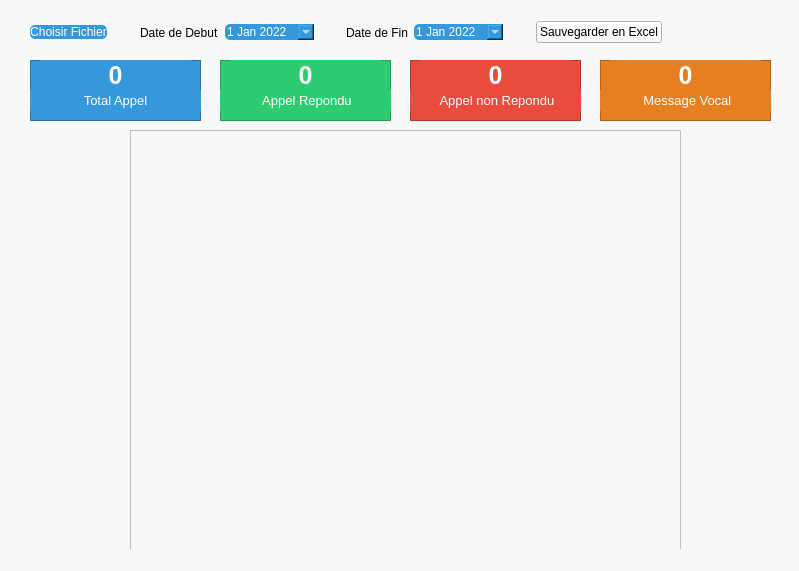
<?xml version="1.0" encoding="UTF-8"?>
<ui version="4.0">
 <class>MainWindow</class>
 <widget class="QMainWindow" name="MainWindow">
  <property name="geometry">
   <rect>
    <x>0</x>
    <y>0</y>
    <width>799</width>
    <height>571</height>
   </rect>
  </property>
  <property name="maximumSize">
   <size>
    <width>799</width>
    <height>571</height>
   </size>
  </property>
  <property name="font">
   <font>
    <weight>75</weight>
    <bold>true</bold>
   </font>
  </property>
  <property name="windowTitle">
   <string>MainWindow</string>
  </property>
  <property name="styleSheet">
   <string notr="true">background-color: rgb(247, 249, 249)</string>
  </property>
  <widget class="QWidget" name="centralwidget">
   <widget class="QTableWidget" name="TableWidgetRecapAppel">
    <property name="geometry">
     <rect>
      <x>130</x>
      <y>130</y>
      <width>551</width>
      <height>421</height>
     </rect>
    </property>
   </widget>
   <widget class="QFrame" name="FrameAppelRepondu">
    <property name="geometry">
     <rect>
      <x>220</x>
      <y>60</y>
      <width>171</width>
      <height>61</height>
     </rect>
    </property>
    <property name="styleSheet">
     <string notr="true">background-color: rgb(46, 204, 113);
color:rgb(255,255,255)</string>
    </property>
    <property name="frameShape">
     <enum>QFrame::StyledPanel</enum>
    </property>
    <property name="frameShadow">
     <enum>QFrame::Raised</enum>
    </property>
    <widget class="QLabel" name="LabelBanierAppelRepondu">
     <property name="geometry">
      <rect>
       <x>0</x>
       <y>30</y>
       <width>171</width>
       <height>21</height>
      </rect>
     </property>
     <property name="font">
      <font>
       <pointsize>10</pointsize>
      </font>
     </property>
     <property name="text">
      <string> Appel Repondu</string>
     </property>
     <property name="alignment">
      <set>Qt::AlignCenter</set>
     </property>
    </widget>
    <widget class="QLabel" name="LabelAppelRepondu">
     <property name="geometry">
      <rect>
       <x>10</x>
       <y>0</y>
       <width>151</width>
       <height>31</height>
      </rect>
     </property>
     <property name="font">
      <font>
       <pointsize>19</pointsize>
       <weight>75</weight>
       <bold>true</bold>
      </font>
     </property>
     <property name="text">
      <string>0</string>
     </property>
     <property name="alignment">
      <set>Qt::AlignCenter</set>
     </property>
    </widget>
   </widget>
   <widget class="QFrame" name="FrameAppelNonRepondu">
    <property name="geometry">
     <rect>
      <x>410</x>
      <y>60</y>
      <width>171</width>
      <height>61</height>
     </rect>
    </property>
    <property name="styleSheet">
     <string notr="true">background-color: rgb(231, 76, 60);
color:rgb(255,255,255)</string>
    </property>
    <property name="frameShape">
     <enum>QFrame::StyledPanel</enum>
    </property>
    <property name="frameShadow">
     <enum>QFrame::Raised</enum>
    </property>
    <widget class="QLabel" name="LabelAppelRefuse">
     <property name="geometry">
      <rect>
       <x>10</x>
       <y>0</y>
       <width>151</width>
       <height>31</height>
      </rect>
     </property>
     <property name="font">
      <font>
       <pointsize>19</pointsize>
       <weight>75</weight>
       <bold>true</bold>
      </font>
     </property>
     <property name="text">
      <string>0</string>
     </property>
     <property name="alignment">
      <set>Qt::AlignCenter</set>
     </property>
    </widget>
    <widget class="QLabel" name="LabelBanierAppelNonRepondu">
     <property name="geometry">
      <rect>
       <x>0</x>
       <y>30</y>
       <width>171</width>
       <height>21</height>
      </rect>
     </property>
     <property name="font">
      <font>
       <pointsize>10</pointsize>
      </font>
     </property>
     <property name="text">
      <string> Appel non Repondu</string>
     </property>
     <property name="alignment">
      <set>Qt::AlignCenter</set>
     </property>
    </widget>
   </widget>
   <widget class="QFrame" name="FrameAppelTotal">
    <property name="geometry">
     <rect>
      <x>30</x>
      <y>60</y>
      <width>171</width>
      <height>61</height>
     </rect>
    </property>
    <property name="styleSheet">
     <string notr="true">background-color: rgb(52, 152, 219);
color:rgb(255,255,255)</string>
    </property>
    <property name="frameShape">
     <enum>QFrame::StyledPanel</enum>
    </property>
    <property name="frameShadow">
     <enum>QFrame::Raised</enum>
    </property>
    <widget class="QLabel" name="LabelBanierAppelTotal">
     <property name="geometry">
      <rect>
       <x>0</x>
       <y>30</y>
       <width>171</width>
       <height>21</height>
      </rect>
     </property>
     <property name="font">
      <font>
       <pointsize>10</pointsize>
      </font>
     </property>
     <property name="text">
      <string>Total Appel</string>
     </property>
     <property name="alignment">
      <set>Qt::AlignCenter</set>
     </property>
    </widget>
    <widget class="QLabel" name="LabelAppelTotal">
     <property name="geometry">
      <rect>
       <x>10</x>
       <y>0</y>
       <width>151</width>
       <height>31</height>
      </rect>
     </property>
     <property name="font">
      <font>
       <pointsize>19</pointsize>
       <weight>75</weight>
       <bold>true</bold>
      </font>
     </property>
     <property name="text">
      <string>0</string>
     </property>
     <property name="alignment">
      <set>Qt::AlignCenter</set>
     </property>
    </widget>
   </widget>
   <widget class="QFrame" name="FrameMessageVocal">
    <property name="geometry">
     <rect>
      <x>600</x>
      <y>60</y>
      <width>171</width>
      <height>61</height>
     </rect>
    </property>
    <property name="styleSheet">
     <string notr="true">background-color: rgb(230, 126, 34);
color:rgb(255,255,255)</string>
    </property>
    <property name="frameShape">
     <enum>QFrame::StyledPanel</enum>
    </property>
    <property name="frameShadow">
     <enum>QFrame::Raised</enum>
    </property>
    <widget class="QLabel" name="LabelBanierMessageVocal">
     <property name="geometry">
      <rect>
       <x>0</x>
       <y>30</y>
       <width>171</width>
       <height>21</height>
      </rect>
     </property>
     <property name="font">
      <font>
       <pointsize>10</pointsize>
      </font>
     </property>
     <property name="text">
      <string> Message Vocal</string>
     </property>
     <property name="alignment">
      <set>Qt::AlignCenter</set>
     </property>
    </widget>
    <widget class="QLabel" name="LabelMessageVocal">
     <property name="geometry">
      <rect>
       <x>10</x>
       <y>0</y>
       <width>151</width>
       <height>31</height>
      </rect>
     </property>
     <property name="font">
      <font>
       <pointsize>19</pointsize>
       <weight>75</weight>
       <bold>true</bold>
      </font>
     </property>
     <property name="text">
      <string>0</string>
     </property>
     <property name="alignment">
      <set>Qt::AlignCenter</set>
     </property>
    </widget>
   </widget>
   <widget class="QWidget" name="">
    <property name="geometry">
     <rect>
      <x>30</x>
      <y>20</y>
      <width>632</width>
      <height>25</height>
     </rect>
    </property>
    <layout class="QHBoxLayout" name="horizontalLayout_3">
     <item>
      <widget class="QPushButton" name="pushButton">
       <property name="styleSheet">
        <string notr="true">color: rgb(255, 255, 255);
font: 10pt &quot;MS Shell Dlg 2&quot;;
background-color: rgb(52, 152, 219);
borser-style:outset;
border-width:2px;
border-radius:5px;
border-color:#fff
</string>
       </property>
       <property name="text">
        <string>Choisir Fichier</string>
       </property>
      </widget>
     </item>
     <item>
      <spacer name="horizontalSpacer">
       <property name="orientation">
        <enum>Qt::Horizontal</enum>
       </property>
       <property name="sizeHint" stdset="0">
        <size>
         <width>40</width>
         <height>20</height>
        </size>
       </property>
      </spacer>
     </item>
     <item>
      <layout class="QHBoxLayout" name="horizontalLayout">
       <item>
        <widget class="QLabel" name="LabelDateEdit">
         <property name="text">
          <string>Date de Debut</string>
         </property>
        </widget>
       </item>
       <item>
        <widget class="QDateEdit" name="EditDate">
         <property name="toolTip">
          <string>&lt;html&gt;&lt;head/&gt;&lt;body&gt;&lt;p align=&quot;center&quot;&gt;&lt;br/&gt;&lt;/p&gt;&lt;/body&gt;&lt;/html&gt;</string>
         </property>
         <property name="styleSheet">
          <string notr="true">color: rgb(255, 255, 255);
background-color: rgb(52, 152, 219);
borser-style:outset;
border-width:2px;
border-radius:5px;
border-color:#fff</string>
         </property>
         <property name="calendarPopup">
          <bool>true</bool>
         </property>
         <property name="date">
          <date>
           <year>2022</year>
           <month>1</month>
           <day>1</day>
          </date>
         </property>
        </widget>
       </item>
      </layout>
     </item>
     <item>
      <spacer name="horizontalSpacer_2">
       <property name="orientation">
        <enum>Qt::Horizontal</enum>
       </property>
       <property name="sizeHint" stdset="0">
        <size>
         <width>40</width>
         <height>20</height>
        </size>
       </property>
      </spacer>
     </item>
     <item>
      <layout class="QHBoxLayout" name="horizontalLayout_2">
       <item>
        <widget class="QLabel" name="labelDateEdit_2">
         <property name="text">
          <string>Date de Fin</string>
         </property>
        </widget>
       </item>
       <item>
        <widget class="QDateEdit" name="EditDate_2">
         <property name="toolTip">
          <string>&lt;html&gt;&lt;head/&gt;&lt;body&gt;&lt;p align=&quot;center&quot;&gt;&lt;br/&gt;&lt;/p&gt;&lt;/body&gt;&lt;/html&gt;</string>
         </property>
         <property name="styleSheet">
          <string notr="true">color: rgb(255, 255, 255);
background-color: rgb(52, 152, 219);
borser-style:outset;
border-width:2px;
border-radius:5px;
border-color:#fff</string>
         </property>
         <property name="calendarPopup">
          <bool>true</bool>
         </property>
         <property name="date">
          <date>
           <year>2022</year>
           <month>1</month>
           <day>1</day>
          </date>
         </property>
        </widget>
       </item>
      </layout>
     </item>
     <item>
      <spacer name="horizontalSpacer_3">
       <property name="orientation">
        <enum>Qt::Horizontal</enum>
       </property>
       <property name="sizeHint" stdset="0">
        <size>
         <width>40</width>
         <height>20</height>
        </size>
       </property>
      </spacer>
     </item>
     <item>
      <widget class="QPushButton" name="BoutonSauvegarder">
       <property name="text">
        <string>Sauvegarder en Excel</string>
       </property>
      </widget>
     </item>
    </layout>
   </widget>
  </widget>
  <widget class="QStatusBar" name="statusbar"/>
  <action name="action_2">
   <property name="text">
    <string>Choisir Fichier</string>
   </property>
  </action>
  <action name="actionRapport_Mensuelle">
   <property name="text">
    <string>Rapport Mensuelle</string>
   </property>
  </action>
  <action name="actionRechercher_une_Date">
   <property name="text">
    <string>Rechercher une Date</string>
   </property>
  </action>
 </widget>
 <resources>
  <include location="../Stage/call-phone.qrc"/>
 </resources>
 <connections/>
</ui>
